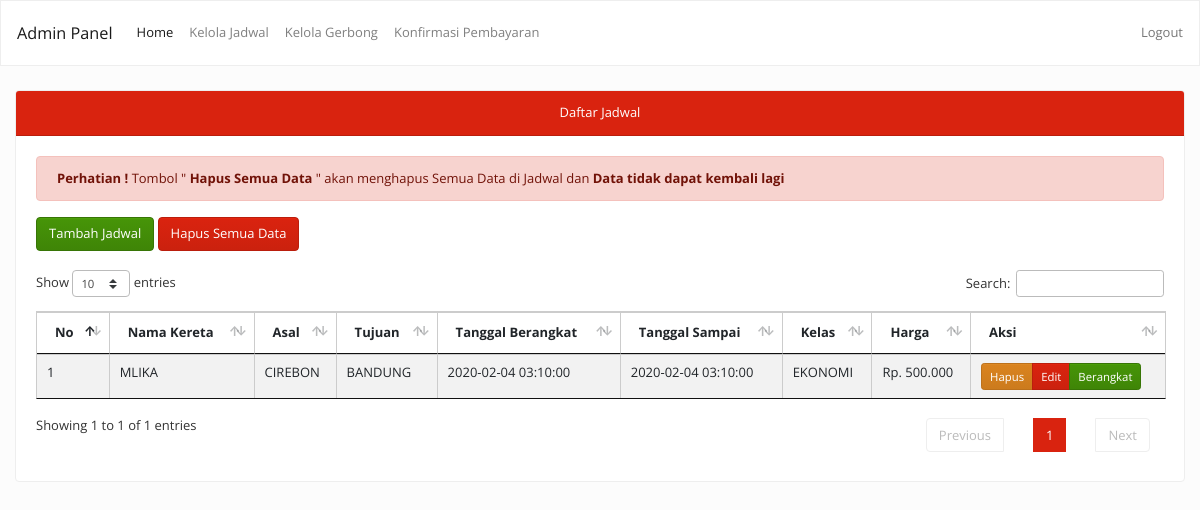
The page /index.php/admin/keHalamanKelolaJadwal on the database its author committed.
### tables this page shows
CREATE TABLE `jadwal` (
  `id` int(11) NOT NULL,
  `nama_kereta` varchar(255) NOT NULL,
  `asal` int(11) NOT NULL,
  `tujuan` int(11) NOT NULL,
  `tgl_berangkat` datetime NOT NULL,
  `tgl_sampai` datetime NOT NULL,
  `kelas` varchar(100) NOT NULL,
  `harga` varchar(255) NOT NULL,
  `status` int(11) NOT NULL
);

CREATE TABLE `stasiun` (
  `id` int(11) NOT NULL,
  `nama_stasiun` varchar(255) NOT NULL
);

### application/controllers/Admin.php (called while the page is built, shortened)
<?php
class Admin extends CI_Controller {
	public function keHalamanKelolaJadwal(){
		$data['stasiun'] = $this->M_Admin->getDataStasiun()->result();
		$data['jadwal'] = $this->M_Admin->getJadwal()->result();
		$this->load->view('admin/kelola_jadwal', $data);
	}
}

### index.php (called while the page is built, shortened)
<?php
require_once BASEPATH.'core/CodeIgniter.php';

### application/models/M_Admin.php (called while the page is built, shortened)
<?php
class M_Admin extends CI_Model {
	public function getJadwal(){
		$this->db->select('jadwal.*, Asal.nama_stasiun AS ASAL, Tujuan.nama_stasiun As TUJUAN');
		$this->db->from('jadwal');
		$this->db->join('stasiun as Asal','jadwal.asal = Asal.id', 'left');
		$this->db->join('stasiun as Tujuan','jadwal.tujuan = Tujuan.id', 'left');
		return $this->db->get();
	}
}

### application/views/admin/kelola_jadwal.php (the view, shortened to what this page needs)
<!DOCTYPE html>
<html>
<head>
	<link rel="stylesheet" href="<?= base_url('assets/css/bootstrap.min.css') ?>">
	<link rel="stylesheet" href="<?= base_url('assets/css/datatables.css') ?>">
	<link rel="stylesheet" href="<?= base_url('assets/css/datatables-b4.css') ?>">
</head>
<body>
	<?php include 'include/nav.php'; ?>
	<div class="container-fluid my-4">
		<div class="card">
			<div class="card-header bg-primary text-white text-center">Daftar Jadwal </div>
			<div class="card-body">
				<div class="alert alert-primary">
					<strong>Perhatian !</strong> Tombol " <strong> Hapus Semua Data </strong>" akan menghapus Semua Data di Jadwal dan <strong>Data tidak dapat kembali lagi</strong>
				</div>
				<button type="button" class="btn btn-success" data-toggle="modal" data-target="#modalTambah">Tambah Jadwal</button>
				<a onclick="return confirm('Yakin ingin menghapus semua data Jadwal ?')"  href="<?= base_url('hapus/semua/jadwal') ?>" class="btn btn-primary" >Hapus Semua Data</a>
				<br><br>
				<table class="table table-striped table-bordered datatables">
					<thead>
						<tr>
							<th>No</th>
							<th>Nama Kereta</th>
							<th>Asal</th>
							<th>Tujuan</th>
							<th>Tanggal Berangkat</th>
							<th>Tanggal Sampai</th>
							<th>Kelas</th>
							<th>Harga</th>
							<th>Aksi</th>
						</tr>
					</thead>
					<tbody>
						<?php $no = 1; ?>
						<?php foreach ($jadwal as $jd): ?>
						<tr>
							<td><?= $no++ ?></td>
							<td><?= $jd->nama_kereta ?></td>
							<td><?= $jd->ASAL ?></td>
							<td><?= $jd->TUJUAN ?></td>
							<td><?= $jd->tgl_berangkat ?></td>
							<td><?= $jd->tgl_sampai ?></td>
							<td><?= $jd->kelas ?></td>
							<td><?= "Rp. " . number_format($jd->harga,0,',','.'); ?></td>
							<td>
								<div class='btn-group btn-group-sm'>
									<a class="btn btn-danger" href="<?= base_url('hapusJadwal/'.$jd->id) ?>">Hapus</a>
									<a class="btn btn-primary" href="<?= base_url('admin/dashboard/edit-jadwal/'.$jd->id) ?>">Edit</a>
									<?php if($jd->status === "0"): ?>
										<a class="btn btn-success" href="<?= base_url('admin/dashboard/berangkat-jadwal/'.$jd->id) ?>">Berangkat</a>
									<?php else: ?>
										<button class="btn btn-success" disabled>Sudah Berangkat</button>
									<?php endif;
									?>
								</div>
							</td>
						</tr>
						<?php endforeach ?>
					</tbody>
				</table>
			</div>
		</div>
	</div>
</body>
</html>

### assets/css/datatables.css (style rules this page uses)
table.dataTable { width:100%;margin:0 auto;clear:both;border-collapse:separate;border-spacing:0 }
table.dataTable thead th,table.dataTable tfoot th { font-weight:bold }
table.dataTable thead th,table.dataTable thead td { padding:10px 18px;border-bottom:1px solid #111 }
table.dataTable thead .sorting,table.dataTable thead .sorting_asc,table.dataTable thead .sorting_desc,table.dataTable thead .sorting_asc_disabled,table.dataTable thead .sorting_desc_disabled { cursor:pointer;*cursor:hand;background-repeat:no-repeat;background-position:center right }
table.dataTable thead .sorting { background-image:url("../images/sort_both.png") }
table.dataTable thead .sorting_asc { background-image:url("../images/sort_asc.png") }
table.dataTable tbody tr { background-color:#ffffff }
table.dataTable tbody th,table.dataTable tbody td { padding:8px 10px }
table.dataTable.no-footer { border-bottom:1px solid #111 }
table.dataTable,table.dataTable th,table.dataTable td { box-sizing:content-box }

### assets/css/datatables-b4.css (style rules this page uses)
table.dataTable { clear:both;margin-top:6px !important;margin-bottom:6px !important;max-width:none !important;border-collapse:separate !important;border-spacing:0 }
table.dataTable td,table.dataTable th { -webkit-box-sizing:content-box;box-sizing:content-box }
table.dataTable thead>tr>th.sorting_asc,table.dataTable thead>tr>th.sorting_desc,table.dataTable thead>tr>th.sorting,table.dataTable thead>tr>td.sorting_asc,table.dataTable thead>tr>td.sorting_desc,table.dataTable thead>tr>td.sorting { padding-right:30px }
table.dataTable thead .sorting,table.dataTable thead .sorting_asc,table.dataTable thead .sorting_desc,table.dataTable thead .sorting_asc_disabled,table.dataTable thead .sorting_desc_disabled { cursor:pointer;position:relative }
table.dataTable thead .sorting:before,table.dataTable thead .sorting:after,table.dataTable thead .sorting_asc:before,table.dataTable thead .sorting_asc:after,table.dataTable thead .sorting_desc:before,table.dataTable thead .sorting_desc:after,table.dataTable thead .sorting_asc_disabled:before,table.dataTable thead .sorting_asc_disabled:after,table.dataTable thead .sorting_desc_disabled:before,table.dataTable thead .sorting_desc_disabled:after { position:absolute;bottom:0.9em;display:block;opacity:0.3 }
table.dataTable thead .sorting:before,table.dataTable thead .sorting_asc:before,table.dataTable thead .sorting_desc:before,table.dataTable thead .sorting_asc_disabled:before,table.dataTable thead .sorting_desc_disabled:before { right:1em;content:"\2191" }
table.dataTable thead .sorting:after,table.dataTable thead .sorting_asc:after,table.dataTable thead .sorting_desc:after,table.dataTable thead .sorting_asc_disabled:after,table.dataTable thead .sorting_desc_disabled:after { right:0.5em;content:"\2193" }
table.dataTable thead .sorting_asc:before,table.dataTable thead .sorting_desc:after { opacity:1 }
table.table-bordered.dataTable th,table.table-bordered.dataTable td { border-left-width:0 }
table.table-bordered.dataTable th:last-child,table.table-bordered.dataTable th:last-child,table.table-bordered.dataTable td:last-child,table.table-bordered.dataTable td:last-child { border-right-width:0 }
table.table-bordered.dataTable tbody th,table.table-bordered.dataTable tbody td { border-bottom-width:0 }

### rows shown on the page
jadwal: nama_kereta "MLIKA", stasiun.nama_stasiun "CIREBON", stasiun.nama_stasiun "BANDUNG", tgl_berangkat "2020-02-04 03:10:00", tgl_sampai "2020-02-04 03:10:00", kelas "EKONOMI", harga "500.000"
